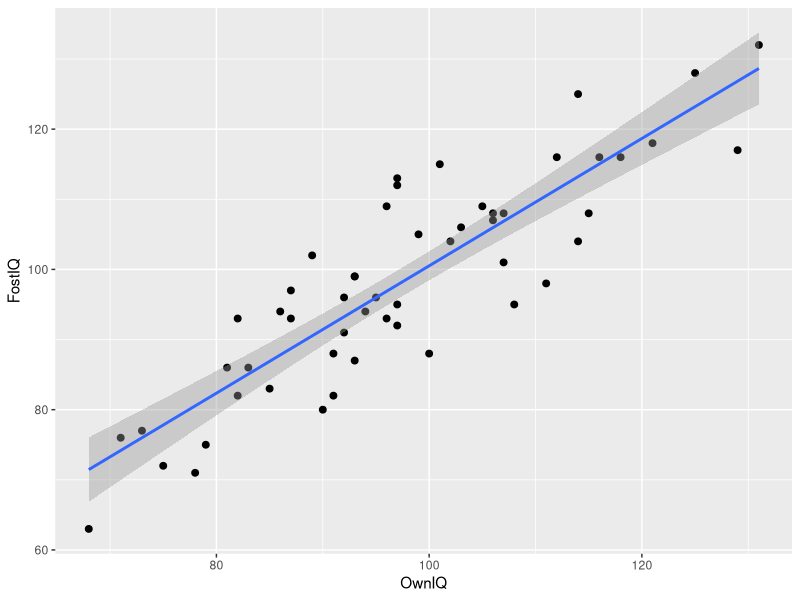

Source code (R):
## ---- chunk 1
knitr::opts_chunk$set(echo = TRUE)
## ---- chunk 2
getwd()
setwd("C:/Users/ahmadi/Documents/Courses/EDMS646/EDMS646_Spring_2017/Hwk2")
burt.data <- read.table ("Burt.csv", header = TRUE, sep = ",")
summary(burt.data)
head(burt.data)
tail(burt.data)
## ---- chunk 3

library(ggplot2)
dev.off()
ggplot(burt.data, aes(OwnIQ, FostIQ)) + geom_point(size = 2) + geom_smooth(method = "lm") # + scale_color_brewer(palette = "Set1")   # or: plot (burt.data$OwnIQ~burt.data$FostIQ)


